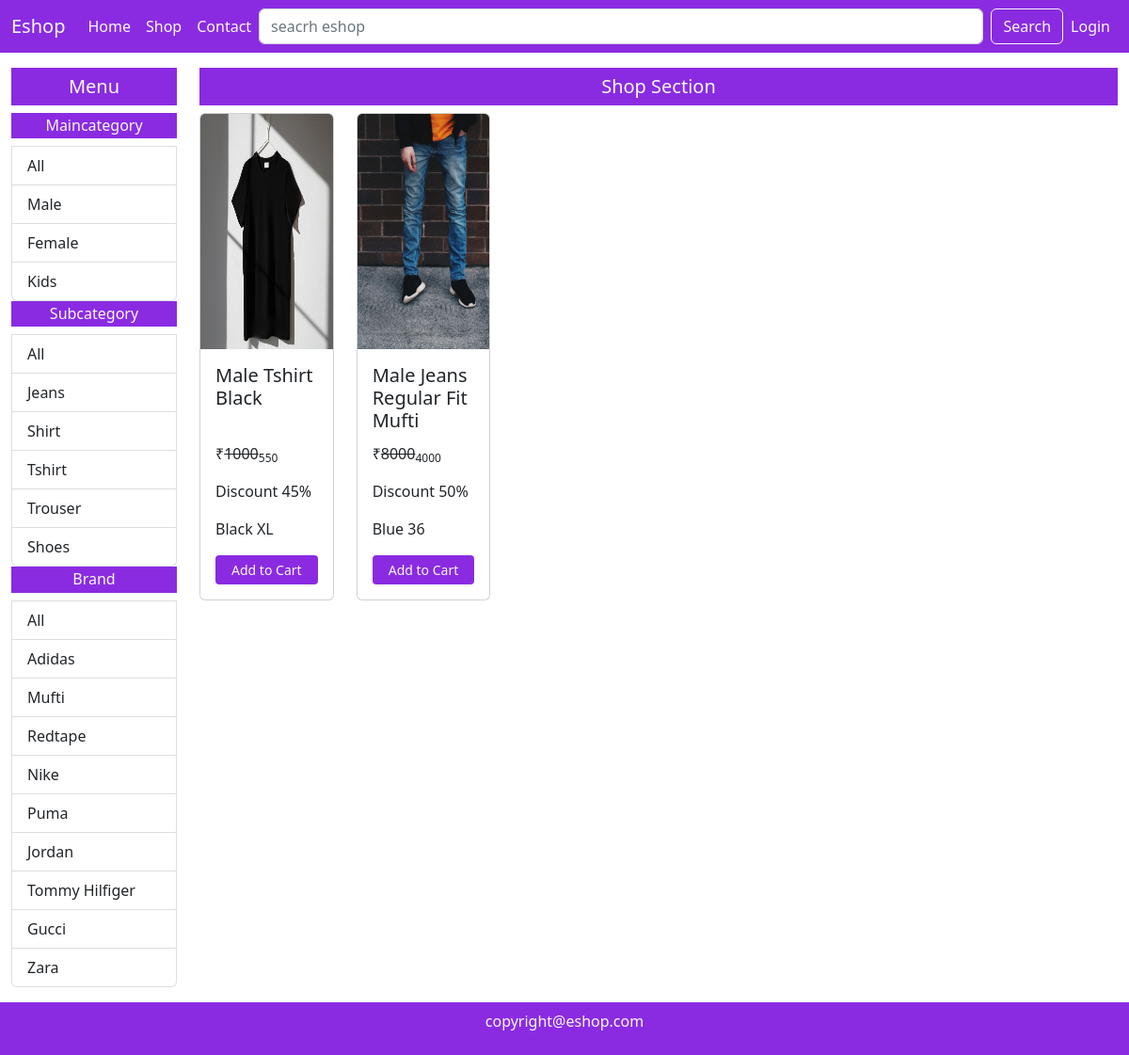
Screenshot of /shop/Male/All/All/ with the database file from the repository.
### mainApp/models.py (models this page shows, shortened)
class Maincategory(models.Model):
    id = models.AutoField(primary_key=True)
    name = models.CharField(max_length=20)

class Subcategory(models.Model):
    id = models.AutoField(primary_key=True)
    name = models.CharField(max_length=20)

class Brand(models.Model):
    id = models.AutoField(primary_key=True)
    name = models.CharField(max_length=20)

class Product(models.Model):
    id = models.AutoField(primary_key=True)
    name = models.CharField(max_length=50)
    maincategory = models.ForeignKey(Maincategory,on_delete=models.CASCADE)
    subcategory = models.ForeignKey(Subcategory,on_delete=models.CASCADE)
    brand = models.ForeignKey(Brand,on_delete=models.CASCADE)
    color = models.CharField(max_length=20)
    size = models.CharField(max_length=20)
    stock = models.CharField(max_length=20,default="In Stock",null=True,blank=True)
    description = models.TextField()
    baseprice = models.IntegerField()
    discount = models.IntegerField(default=0,null=True,blank=True)
    finalprice = models.IntegerField()
    pic1 = models.ImageField(upload_to="uploads",default="",null=True,blank=True)
    pic2 = models.ImageField(upload_to="uploads",default="",null=True,blank=True)
    pic3 = models.ImageField(upload_to="uploads",default="",null=True,blank=True)
    pic4 = models.ImageField(upload_to="uploads",default="",null=True,blank=True)

### mainApp/views.py (the view)
# urls.py: path('shop/<str:mc>/<str:sc>/<str:br>/',views.shop),
def shop(Request,mc,sc,br):
    if(mc=='All' and sc=='All' and br=='All'):
        data = Product.objects.all().order_by('id').reverse()
    elif(mc!='All' and sc=='All' and br=='All'):
        data = Product.objects.filter(maincategory=Maincategory.objects.get(name=mc)).order_by('id').reverse()
    elif(mc=='All' and sc!='All' and br=='All'):
        data = Product.objects.filter(subcategory=Subcategory.objects.get(name=sc)).order_by('id').reverse()
    elif(mc=='All' and sc=='All' and br!='All'):
        data = Product.objects.filter(brand=Brand.objects.get(name=br)).order_by('id').reverse()
    elif(mc!='All' and sc!='All' and br=='All'):
        data = Product.objects.filter(maincategory=Maincategory.objects.get(name=mc),subcategory=Subcategory.objects.get(name=sc)).order_by('id').reverse()
    elif(mc!='All' and sc=='All' and br!='All'):
        data = Product.objects.filter(maincategory=Maincategory.objects.get(name=mc),brand=Brand.objects.get(name=br)).order_by('id').reverse()
    elif(mc=='All' and sc!='All' and br!='All'):
        data = Product.objects.filter(brand=Brand.objects.get(name=br),subcategory=Subcategory.objects.get(name=sc)).order_by('id').reverse()
    else:
        data = Product.objects.filter(maincategory=Maincategory.objects.get(name=mc),brand=Brand.objects.get(name=br),subcategory=Subcategory.objects.get(name=sc)).order_by('id').reverse()
    maincategory = Maincategory.objects.all()
    subcategory = Subcategory.objects.all()
    brand = Brand.objects.all()
    return render(Request,"shop.html",{'data':data,'maincategory':maincategory,'subcategory':subcategory,'brand':brand,'mc':mc,'sc':sc,'br':br})

### mainApp/templates/shop.html (shortened to what this page needs)
{% extends 'index.html' %}
{% block content %}
<div class="container-fluid">
    <div class="row my-3">
        <div class="col-lg-2 col-md-3 col-sm-6 col-12">
            <h5 class="background text-light text-center p-2">Menu</h5>
            <div class="list-group">
                <h6 class="background text-light text-center p-1">Maincategory</h6>
                <a href="/shop/All/{{sc}}/{{br}}/" class="list-group-item list-group-item-action">All</a>
                {% for i in maincategory %}
                <a href="/shop/{{i.name}}/{{sc}}/{{br}}/" class="list-group-item list-group-item-action">{{i.name}}</a>
                {% endfor %}
            </div>
            <div class="list-group">
                <h6 class="background text-light text-center p-1">Subcategory</h6>
                <a href="/shop/{{mc}}/All/{{br}}/" class="list-group-item list-group-item-action">All</a>
                {% for i in subcategory %}
                <a href="/shop/{{mc}}/{{i.name}}/{{br}}/" class="list-group-item list-group-item-action">{{i.name}}</a>
                {% endfor %}
            </div>
            <div class="list-group">
                <h6 class="background text-light text-center p-1">Brand</h6>
                <a href="/shop/{{mc}}/{{sc}}/All/" class="list-group-item list-group-item-action">All</a>
                {% for i in brand %}
                <a href="/shop/{{mc}}/{{sc}}/{{i.name}}/" class="list-group-item list-group-item-action">{{i.name}}</a>
                {% endfor %}
            </div>
        </div>
        <div class="col-lg-10 col-md-9 col-sm-6 col-12">
            <h5 class="background text-center text-light p-2">Shop Section</h5>
            <div class="row">
                {% for i in data %}
                <div class="col-xl-2 col-lg-3 col-md-4 col-sm-6 col-12 mb-3">
                    <div class="card">
                        <img src="{{i.pic1.url}}" height="250px" class="card-img-top" alt="...">
                        <div class="card-body">
                            <h5 class="card-title">{{i.name}}</h5>
                            <p class="card-text">&#8377;<del>{{i.baseprice}}</del><sub>{{i.finalprice}}</sub></p>
                            <p class="card-text">Discount {{i.discount}}%</p>
                            <p class="card-text">{{i.color}} {{i.size}}</p>
                            <a href="/single_product/{{i.id}}" class="btn background text-light w-100 btn-sm">Add to Cart</a>
                        </div>
                    </div>
                </div>
                {% endfor %}
            </div>
        </div>
    </div>
</div>
{% endblock %}

### mainApp/static/css/style.css (style rules this page uses)
.background { background-color: blueviolet; }
.card-title { height: 75px; }

### rows the page displays
Maincategory: name "Male"
Maincategory: name "Female"
Maincategory: name "Kids"
Subcategory: name "Jeans"
Subcategory: name "Shirt"
Subcategory: name "Tshirt"
Subcategory: name "Trouser"
Subcategory: name "Shoes"
Brand: name "Adidas"
Brand: name "Mufti"
Brand: name "Redtape"
Brand: name "Nike"
Brand: name "Puma"
Brand: name "Jordan"
Brand: name "Tommy Hilfiger"
Brand: name "Gucci"
Brand: name "Zara"
Product: pic1 (picture), name "Male Tshirt Black", baseprice "1000", finalprice "550", discount "45", color "Black", size "XL"
Product: pic1 (picture), name "Male Jeans Regular Fit Mufti", baseprice "8000", finalprice "4000", discount "50", color "Blue", size "36"
